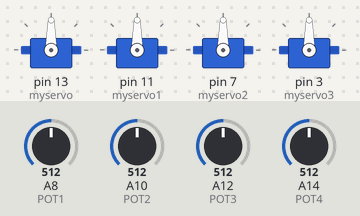
A sketch run on a simulated Arduino Mega 2560, built with avr-gcc and run on an emulated ATmega2560. Shown: 4 × servo. Inputs (shaded band) come from the test bench; at power-on: A8 (POT1) = 512, A10 (POT2) = 512, A12 (POT3) = 512, A14 (POT4) = 512. What the sketch prints to the serial monitor is not drawn.

Above: at 1.2 s.
1.3 s: A8 (POT1) set to 716
At 1.9 s:
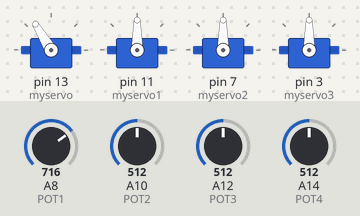
2.8 s: A10 (POT2) set to 716
At 4.0 s:
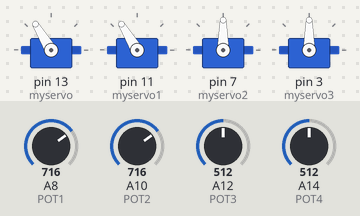
4.3 s: A12 (POT3) set to 716
At 5.2 s:
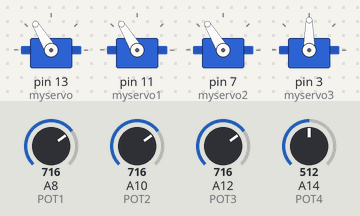
5.8 s: A14 (POT4) set to 716
At 6.3 s:
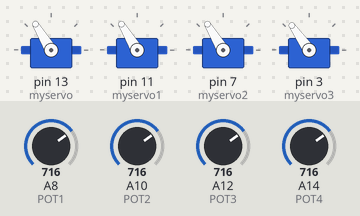
7.3 s: A8 (POT1) set to 992
At 7.9 s:
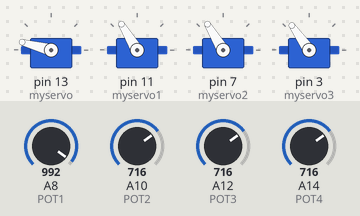
8.8 s: A10 (POT2) set to 992
At 10.2 s:
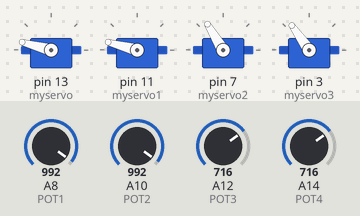
Timing chart, 0 to 11.3 s (numbered marks = the images above; inputs shaded):
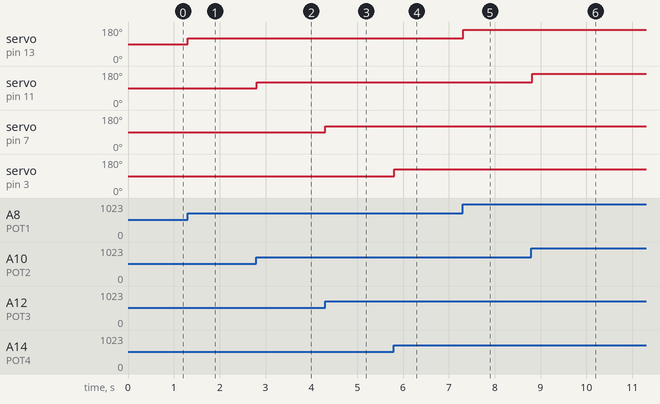

The sketch:

pot_controlled_arm.ino
```cpp
// Analog Potentiometer Connected A8, A10, A12, A14
// Servo Connected to 3, 7 , 11, 13

#include <Servo.h>
#define POT1 A8
#define POT2 A10
#define POT3 A12
#define POT4 A14
#define NEWLINE Serial.println();

Servo myservo;
Servo myservo1;
Servo myservo2;
Servo myservo3;

void read_potentiometer(void);  // function prototyping

int val, val1, val2, val3;

void setup()
{
  Serial.begin(9600);
  Serial.print("Hello Welcome to Robotic Arm Control Using Potentiometer ");

  myservo.attach(13);
  myservo1.attach(11);
  myservo2.attach(7);
  myservo3.attach(3);

}

void loop()
{
  read_potentiometer();
}

void read_potentiometer()
{
  val  = analogRead(POT1);            // reads the value of the potentiometer (value between 0 and 1023)
  val1 = analogRead(POT2);            // reads the value of the potentiometer (value between 0 and 1023)
  val2 = analogRead(POT3);            // reads the value of the potentiometer (value between 0 and 1023)
  val3 = analogRead(POT4);            // reads the value of the potentiometer (value between 0 and 1023)

   val = map(val, 0, 1023, 10, 170);     // scale it to use it with the servo (value between 0 and 180)
  val1 = map(val1, 0, 1023, 10, 170);     // scale it to use it with the servo (value between 0 and 180)
  val2 = map(val2, 0, 1023, 10, 170);     // scale it to use it with the servo (value between 0 and 180)
  val3 = map(val3, 0, 1023, 3, 178);     // scale it to use it with the servo (value between 0 and 180)

  myservo.write(val);                  // sets the servo position according to the scaled value
  myservo1.write(val1);                  // sets the servo position according to the scaled value
  myservo2.write(val2);                  // sets the servo position according to the scaled value
  myservo3.write(val3);                  // sets the servo position according to the scaled value
  delay(15);
}
```

Measured:
- after the input at 1.3 s, servo on pin 13 (myservo): 90° → 121° at once
- after the input at 2.8 s, servo on pin 11 (myservo1): 90° → 121° at once
- after the input at 4.3 s, servo on pin 7 (myservo2): 90° → 121° at once
- after the input at 5.8 s, servo on pin 3 (myservo3): 90° → 125° at once
- after the input at 7.3 s, servo on pin 13 (myservo): 121° → 165° at once
- after the input at 8.8 s, servo on pin 11 (myservo1): 121° → 165° at once
